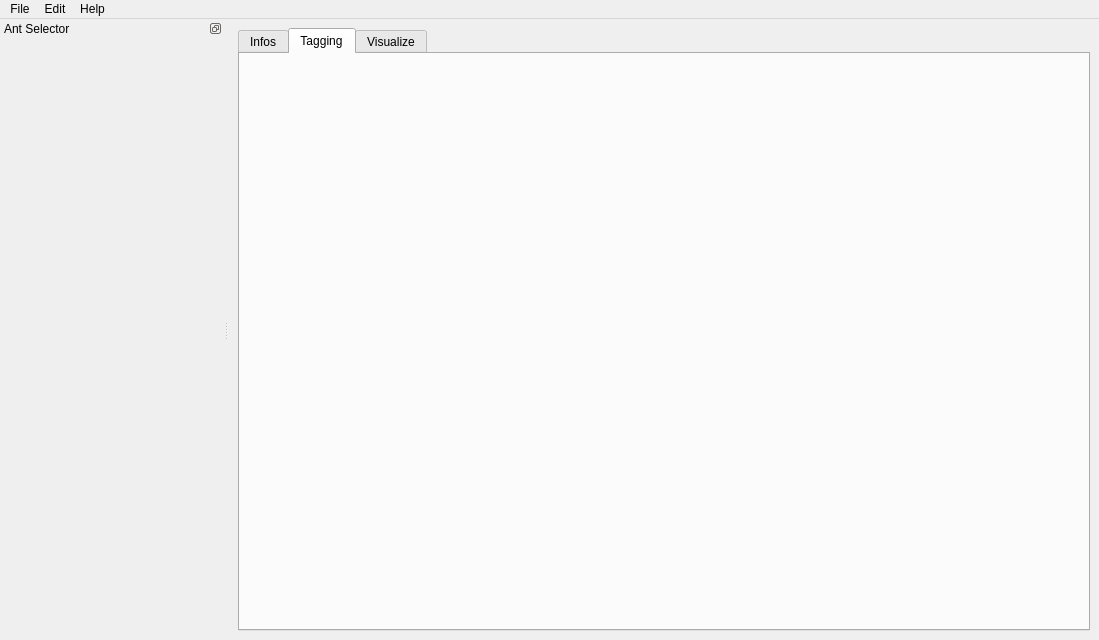
<?xml version="1.0" encoding="UTF-8"?>
<ui version="4.0">
 <class>MainWindow</class>
 <widget class="QMainWindow" name="MainWindow">
  <property name="geometry">
   <rect>
    <x>0</x>
    <y>0</y>
    <width>1099</width>
    <height>640</height>
   </rect>
  </property>
  <property name="windowTitle">
   <string>MainWindow</string>
  </property>
  <widget class="QWidget" name="centralwidget">
   <layout class="QGridLayout" name="gridLayout">
    <item row="0" column="0">
     <widget class="QTabWidget" name="workspaceSelector">
      <property name="currentIndex">
       <number>1</number>
      </property>
      <widget class="QWidget" name="experimentEditor">
       <property name="enabled">
        <bool>true</bool>
       </property>
       <attribute name="title">
        <string>Infos</string>
       </attribute>
      </widget>
      <widget class="QWidget" name="taggingWidget">
       <attribute name="title">
        <string>Tagging</string>
       </attribute>
      </widget>
      <widget class="QWidget" name="exploreWidget">
       <attribute name="title">
        <string>Visualize</string>
       </attribute>
      </widget>
     </widget>
    </item>
   </layout>
  </widget>
  <widget class="QMenuBar" name="menubar">
   <property name="geometry">
    <rect>
     <x>0</x>
     <y>0</y>
     <width>1099</width>
     <height>24</height>
    </rect>
   </property>
   <widget class="QMenu" name="menuFile">
    <property name="title">
     <string>File</string>
    </property>
    <widget class="QMenu" name="menuRecentsProjects">
     <property name="title">
      <string>Recents Projects</string>
     </property>
     <addaction name="recentFile1"/>
     <addaction name="recentFile2"/>
     <addaction name="recentFile3"/>
     <addaction name="recentFile4"/>
     <addaction name="recentFile5"/>
    </widget>
    <addaction name="actionNew"/>
    <addaction name="actionOpen"/>
    <addaction name="menuRecentsProjects"/>
    <addaction name="actionSave"/>
    <addaction name="actionSaveAs"/>
    <addaction name="separator"/>
    <addaction name="actionQuit"/>
   </widget>
   <widget class="QMenu" name="menuEdit">
    <property name="title">
     <string>Edit</string>
    </property>
    <addaction name="actionUndo"/>
    <addaction name="actionRedo"/>
   </widget>
   <widget class="QMenu" name="menuHelp">
    <property name="title">
     <string>Help</string>
    </property>
    <addaction name="actionHelpAbout"/>
    <addaction name="actionOnlineHelp"/>
   </widget>
   <addaction name="menuFile"/>
   <addaction name="menuEdit"/>
   <addaction name="menuHelp"/>
  </widget>
  <widget class="QDockWidget" name="dockWidget">
   <property name="minimumSize">
    <size>
     <width>223</width>
     <height>53</height>
    </size>
   </property>
   <property name="features">
    <set>QDockWidget::DockWidgetFloatable|QDockWidget::DockWidgetMovable</set>
   </property>
   <property name="windowTitle">
    <string>Ant Selector</string>
   </property>
   <attribute name="dockWidgetArea">
    <number>1</number>
   </attribute>
   <widget class="QWidget" name="dockWidgetContents">
    <layout class="QVBoxLayout" name="verticalLayout">
     <item>
      <widget class="QWidget" name="antList" native="true">
       <property name="sizePolicy">
        <sizepolicy hsizetype="MinimumExpanding" vsizetype="Expanding">
         <horstretch>0</horstretch>
         <verstretch>0</verstretch>
        </sizepolicy>
       </property>
       <property name="minimumSize">
        <size>
         <width>204</width>
         <height>0</height>
        </size>
       </property>
       <property name="maximumSize">
        <size>
         <width>16777215</width>
         <height>16777215</height>
        </size>
       </property>
      </widget>
     </item>
    </layout>
   </widget>
  </widget>
  <action name="actionOpen">
   <property name="icon">
    <iconset theme="document-open">
     <normaloff>.</normaloff>.</iconset>
   </property>
   <property name="text">
    <string>Open</string>
   </property>
   <property name="shortcut">
    <string>Ctrl+O</string>
   </property>
  </action>
  <action name="actionSave">
   <property name="icon">
    <iconset theme="document-save">
     <normaloff>.</normaloff>.</iconset>
   </property>
   <property name="text">
    <string>Save</string>
   </property>
   <property name="shortcut">
    <string>Ctrl+S</string>
   </property>
  </action>
  <action name="actionSaveAs">
   <property name="icon">
    <iconset theme="document-save-as">
     <normaloff>.</normaloff>.</iconset>
   </property>
   <property name="text">
    <string>Save As</string>
   </property>
   <property name="shortcut">
    <string>Ctrl+Shift+S</string>
   </property>
  </action>
  <action name="actionQuit">
   <property name="icon">
    <iconset theme="application-exit">
     <normaloff>.</normaloff>.</iconset>
   </property>
   <property name="text">
    <string>Quit</string>
   </property>
   <property name="shortcut">
    <string>Ctrl+Q</string>
   </property>
  </action>
  <action name="actionAddTrackingDataDir">
   <property name="icon">
    <iconset theme="list-add">
     <normaloff>.</normaloff>.</iconset>
   </property>
   <property name="text">
    <string>Add Tracking Data Directory</string>
   </property>
   <property name="toolTip">
    <string>&lt;html&gt;&lt;head/&gt;&lt;body&gt;&lt;p&gt;Add a New Tracking Data Directory. The current project must be saved. &lt;/p&gt;&lt;/body&gt;&lt;/html&gt;</string>
   </property>
  </action>
  <action name="actionHelpAbout">
   <property name="icon">
    <iconset theme="help-about">
     <normaloff>.</normaloff>.</iconset>
   </property>
   <property name="text">
    <string>About</string>
   </property>
  </action>
  <action name="actionOnlineHelp">
   <property name="icon">
    <iconset theme="system-search">
     <normaloff>.</normaloff>.</iconset>
   </property>
   <property name="text">
    <string>Online Help</string>
   </property>
   <property name="shortcut">
    <string>Ctrl+H</string>
   </property>
  </action>
  <action name="recentFile1">
   <property name="text">
    <string>File1</string>
   </property>
   <property name="toolTip">
    <string>Open Recent File 1</string>
   </property>
   <property name="visible">
    <bool>false</bool>
   </property>
  </action>
  <action name="recentFile2">
   <property name="text">
    <string>File2</string>
   </property>
   <property name="toolTip">
    <string>Open Recent File 2</string>
   </property>
   <property name="visible">
    <bool>false</bool>
   </property>
  </action>
  <action name="recentFile3">
   <property name="text">
    <string>File3</string>
   </property>
   <property name="toolTip">
    <string>Open Recent File 3</string>
   </property>
   <property name="visible">
    <bool>false</bool>
   </property>
  </action>
  <action name="recentFile4">
   <property name="text">
    <string>File4</string>
   </property>
   <property name="toolTip">
    <string>Open Recent File 4</string>
   </property>
   <property name="visible">
    <bool>false</bool>
   </property>
  </action>
  <action name="recentFile5">
   <property name="text">
    <string>File5</string>
   </property>
   <property name="toolTip">
    <string>Open Recent File 5</string>
   </property>
   <property name="visible">
    <bool>false</bool>
   </property>
  </action>
  <action name="actionUndo">
   <property name="enabled">
    <bool>false</bool>
   </property>
   <property name="icon">
    <iconset theme="edit-undo">
     <normaloff>.</normaloff>.</iconset>
   </property>
   <property name="text">
    <string>Undo</string>
   </property>
   <property name="shortcut">
    <string>Ctrl+Z</string>
   </property>
  </action>
  <action name="actionRedo">
   <property name="enabled">
    <bool>false</bool>
   </property>
   <property name="icon">
    <iconset theme="edit-redo">
     <normaloff>.</normaloff>.</iconset>
   </property>
   <property name="text">
    <string>Redo</string>
   </property>
   <property name="shortcut">
    <string>Ctrl+Shift+Z</string>
   </property>
  </action>
  <action name="actionNew">
   <property name="icon">
    <iconset theme="document-new">
     <normaloff>.</normaloff>.</iconset>
   </property>
   <property name="text">
    <string>New</string>
   </property>
   <property name="shortcut">
    <string>Ctrl+N</string>
   </property>
  </action>
 </widget>
 <resources/>
 <connections/>
</ui>
